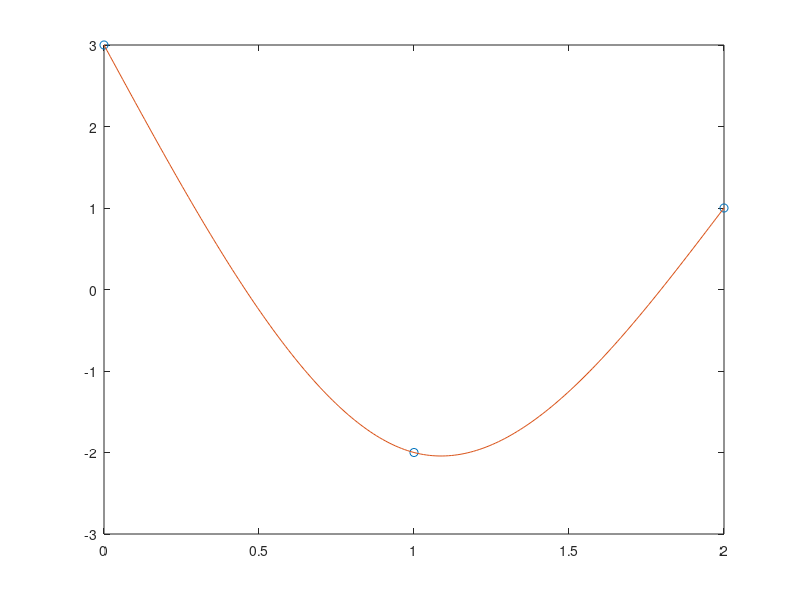

The MATLAB script that drew this image:
% File: NaturalCubicSpline.m
% Alex Golub

% Calculate coeficients of a cubic spline
function coeff = splinecoeff ()
    [x,y] = data;
    
    n = length(x);
    
    A = zeros(n,n);        % matrix A
    r = zeros(n,1);
    
    % define deltas
    for i=1:n-1             
        dx(i) = x(i+1)-x(i); dy(i)=y(i+1)-y(i);
    end
    
    % load the A matrix
    for i = 2 : n - 1
        A(i, i-1:i+1) = [dx(i-1) 2*(dx(i-1)+dx(i)) dx(i)];
        r(i) = 3*(dy(i)/dx(i)-dy(i-1)/dx(i-1));
    end
    
    % Set endpoint conditions
    A(1,1) = 1;         % natural spline conditions
    A(n,n) = 1;

    coeff = zeros(n,3);
    coeff(:,2) = A\r;       % solve for c coefficients
    
    for i=1:n-1             % solve for b and d
        coeff(i,3) = (coeff(i+1,2) - coeff(i,2))/(3*dx(i));
        coeff(i,1) = dy(i)/dx(i)-dx(i)*(2*coeff(i,2) + coeff(i+1,2))/3;
    end
    
    coeff=coeff(1:n-1,1:3);

    % Print out the coefficient table
    disp(' k           y              b               c               d')
    
    for i=1:n-1
       disp(sprintf('%2d   %15.5f %15.5f %15.5f %15.5f', i, y(i), coeff(i,1), coeff(i,2), coeff(i,3)))
    end
    
    % Cubic spline plot
    
    % Number of plotted points
    k=99;
    
    x1 = [];
    y1 = [];
    for i=1:n-1
        xs = linspace(x(i),x(i+1),k+1);
        dx = xs - x(i);
        ys = coeff(i,3)*dx;
        ys = (ys + coeff(i,2)).*dx;
        ys = (ys + coeff(i,1)).*dx + y(i);
        x1 = [x1; xs(1:k)'];
        y1 = [y1; ys(1:k)'];
    end
    x1 = [x1; x(end)];
    y1 = [y1;y(end)];
    plot(x,y,'o',x1,y1)
end
    

function [x,y] = data()
    x = [0 1 2];
    y = [3 -2  1];
end


